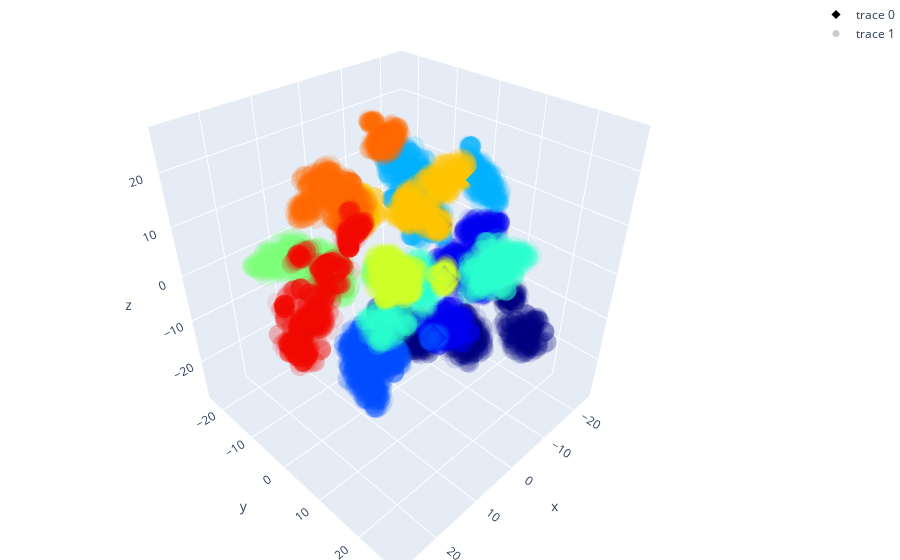

The notebook cell this image was saved under:
### Markdown cell above
## Ground Truth

### Code cell
colors_true = plt.cm.jet(np.linspace(0, 1, len(standardSets)))
color_map_true = dict(zip(range(max_len), colors))   # 0=red, 1=blue, 2=green, 3=yellow, 4=purple, 5=lightblue, 6=lightgreen, 7=lightyellow, 8=lightpurple
# marker colors for each point with the same color as the cluster it belongs to in the original data
marker_colors_true = [color_map_true[label] for label in actualRefStandardIds]


# Create a trace for each type (centroids data)
traceStandard_true = go.Scatter3d(
    x=completeSetTSNE[len(actualSets):,0],
    y=completeSetTSNE[len(actualSets):,1],
    z=completeSetTSNE[len(actualSets):,2],
    mode='markers',
    marker=dict(
        size=7,
        color=colors_true,                # set color to an array/list of desired values
        opacity=1,
        symbol='diamond'
    )
)

# Create a trace for each type (centroids data)
traceActual_true = go.Scatter3d(
    x=completeSetTSNE[:len(actualSets),0],
    y=completeSetTSNE[:len(actualSets),1],
    z=completeSetTSNE[:len(actualSets),2],
    mode='markers',
    marker=dict(
        size=7,
        color=marker_colors_true,                # set color to an array/list of desired values
        opacity=0.1,
        symbol='circle'
    )
)

# Plot
data = [traceStandard_true, traceActual_true]

layout = go.Layout(
    margin=dict(
        l=0,
        r=0,
        b=0,
        t=0
    )
)

fig = go.Figure(data=data, layout=layout)
fig.show()

### Figure 1 — Plotly figure (JSON) as saved in the notebook; plotly's stock layout.template omitted (floating-point values rounded to 4 significant figures; data arrays with more than 128 entries replaced by an {"elided": "..."} marker saying what was removed)
{"data": [{"marker": {"color": [[0, 0, 0.5, 1], [0, 0, 0.9991, 1], [0, 0.3784, 1, 1], [0, 0.8333, 1, 1], [0.3004, 1, 0.6673, 1], [0.6673, 1, 0.3004, 1], [1, 0.9012, 0, 1], [1, 0.48, 0, 1], [0.9991, 0.07335, 0, 1], [0.5, 0, 0, 1]], "opacity": 1, "size": 7, "symbol": "diamond"}, "mode": "markers", "type": "scatter3d", "x": [-14.93, -19.32, -10.66, -11.34, -11.68, -10.18, -18.72, -21.6, -5.955, 16.56], "y": [14.55, 4.086, -0.2651, 8.118, 14.5, -17.29, -4.8, -9.5, -8.954, -4.391], "z": [-6.952, -10.48, -22.91, 16.24, 2.368, -15.03, -14.15, -4.063, 20.18, -5.737]}, {"marker": {"color": {"elided": "10000x4 float values"}, "opacity": 0.1, "size": 7, "symbol": "circle"}, "mode": "markers", "type": "scatter3d", "x": {"elided": "10000 float values"}, "y": {"elided": "10000 float values"}, "z": {"elided": "10000 float values"}}], "layout": {"margin": {"b": 0, "l": 0, "r": 0, "t": 0}}}
